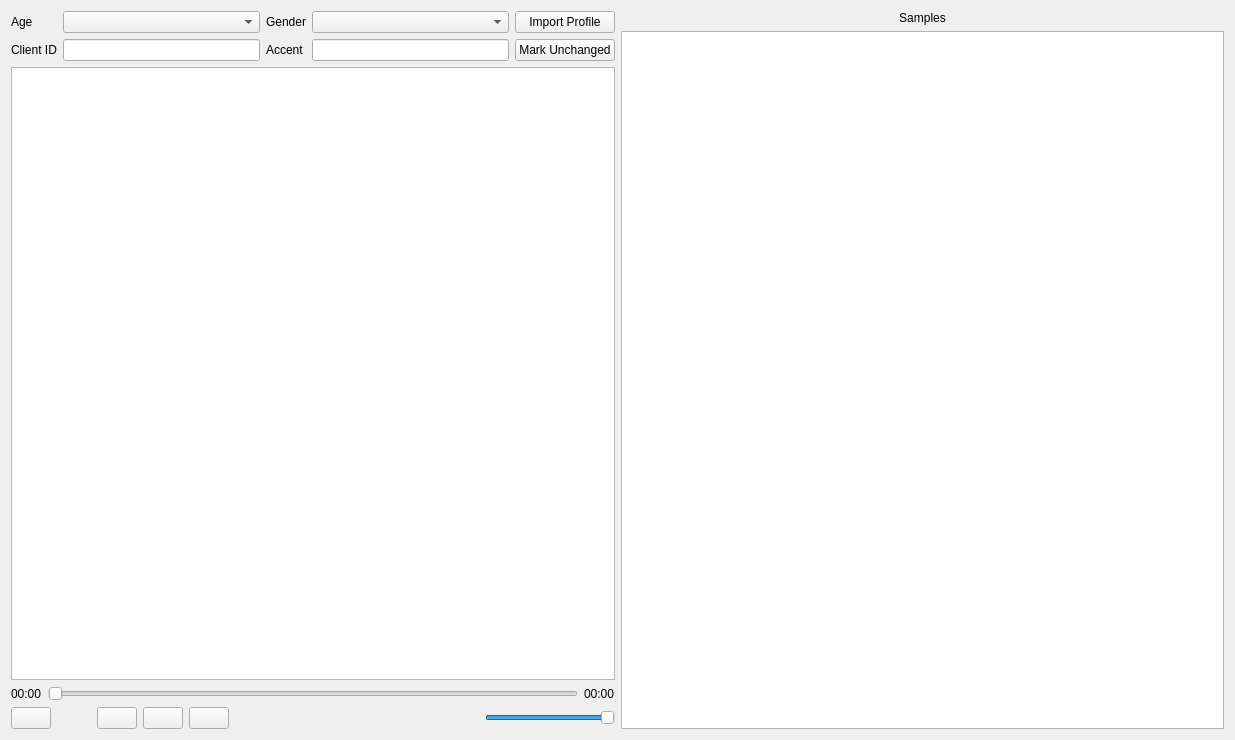
<?xml version="1.0" encoding="UTF-8"?>
<ui version="4.0">
 <class>OpenedProjectFrame</class>
 <widget class="QFrame" name="OpenedProjectFrame">
  <property name="geometry">
   <rect>
    <x>0</x>
    <y>0</y>
    <width>1235</width>
    <height>740</height>
   </rect>
  </property>
  <property name="windowTitle">
   <string notr="true">Project Open</string>
  </property>
  <layout class="QHBoxLayout" name="horizontalLayout">
   <item>
    <layout class="QVBoxLayout" name="verticalLayout">
     <item>
      <layout class="QGridLayout" name="gridLayout">
       <item row="0" column="2">
        <widget class="QLabel" name="genderLabel">
         <property name="sizePolicy">
          <sizepolicy hsizetype="Preferred" vsizetype="Preferred">
           <horstretch>0</horstretch>
           <verstretch>0</verstretch>
          </sizepolicy>
         </property>
         <property name="text">
          <string>Gender</string>
         </property>
        </widget>
       </item>
       <item row="1" column="3">
        <widget class="QLineEdit" name="accentEdit">
         <property name="sizePolicy">
          <sizepolicy hsizetype="Preferred" vsizetype="Fixed">
           <horstretch>0</horstretch>
           <verstretch>0</verstretch>
          </sizepolicy>
         </property>
        </widget>
       </item>
       <item row="1" column="1">
        <widget class="QLineEdit" name="clientIdEdit"/>
       </item>
       <item row="0" column="3">
        <widget class="QComboBox" name="genderInput">
         <property name="sizePolicy">
          <sizepolicy hsizetype="Expanding" vsizetype="Fixed">
           <horstretch>0</horstretch>
           <verstretch>0</verstretch>
          </sizepolicy>
         </property>
         <item>
          <property name="text">
           <string notr="true"/>
          </property>
         </item>
         <item>
          <property name="text">
           <string>Male</string>
          </property>
         </item>
         <item>
          <property name="text">
           <string>Female</string>
          </property>
         </item>
         <item>
          <property name="text">
           <string>Other</string>
          </property>
         </item>
         <item>
          <property name="text">
           <string>[Multiple]</string>
          </property>
         </item>
        </widget>
       </item>
       <item row="1" column="2">
        <widget class="QLabel" name="accentLabel">
         <property name="sizePolicy">
          <sizepolicy hsizetype="Preferred" vsizetype="Preferred">
           <horstretch>0</horstretch>
           <verstretch>0</verstretch>
          </sizepolicy>
         </property>
         <property name="text">
          <string>Accent</string>
         </property>
        </widget>
       </item>
       <item row="0" column="0">
        <widget class="QLabel" name="ageLabel">
         <property name="sizePolicy">
          <sizepolicy hsizetype="Preferred" vsizetype="Preferred">
           <horstretch>0</horstretch>
           <verstretch>0</verstretch>
          </sizepolicy>
         </property>
         <property name="text">
          <string>Age</string>
         </property>
        </widget>
       </item>
       <item row="0" column="1">
        <widget class="QComboBox" name="ageInput">
         <property name="sizePolicy">
          <sizepolicy hsizetype="Expanding" vsizetype="Fixed">
           <horstretch>0</horstretch>
           <verstretch>0</verstretch>
          </sizepolicy>
         </property>
        </widget>
       </item>
       <item row="1" column="0">
        <widget class="QLabel" name="clientIdLabel">
         <property name="text">
          <string>Client ID</string>
         </property>
        </widget>
       </item>
       <item row="0" column="4">
        <widget class="QPushButton" name="importButton">
         <property name="toolTip">
          <string>Import a text file exported from the CommonVoice website</string>
         </property>
         <property name="text">
          <string>Import Profile</string>
         </property>
        </widget>
       </item>
       <item row="1" column="4">
        <widget class="QPushButton" name="markUnchangedButton">
         <property name="toolTip">
          <string>Marks the selected annotations as not modified, removing the green higlight.</string>
         </property>
         <property name="text">
          <string>Mark Unchanged</string>
         </property>
        </widget>
       </item>
      </layout>
     </item>
     <item>
      <widget class="QTextEdit" name="annotationEdit"/>
     </item>
     <item>
      <layout class="QHBoxLayout" name="playbackInfo">
       <item>
        <widget class="QLabel" name="elapsedTimeLabel">
         <property name="text">
          <string notr="true">00:00</string>
         </property>
        </widget>
       </item>
       <item>
        <widget class="QSlider" name="timeSlider">
         <property name="orientation">
          <enum>Qt::Horizontal</enum>
         </property>
        </widget>
       </item>
       <item>
        <widget class="QLabel" name="totalTimeLabel">
         <property name="text">
          <string notr="true">00:00</string>
         </property>
        </widget>
       </item>
      </layout>
     </item>
     <item>
      <layout class="QHBoxLayout" name="playbackButtons">
       <item>
        <widget class="QPushButton" name="playPauseButton">
         <property name="toolTip">
          <string>Play / Pause</string>
         </property>
         <property name="icon">
          <iconset resource="../resources.qrc">
           <normaloff>:/playback/play</normaloff>:/playback/play</iconset>
         </property>
         <property name="shortcut">
          <string>Ctrl+Return</string>
         </property>
        </widget>
       </item>
       <item>
        <spacer name="horizontalSpacer">
         <property name="orientation">
          <enum>Qt::Horizontal</enum>
         </property>
         <property name="sizeType">
          <enum>QSizePolicy::Preferred</enum>
         </property>
         <property name="sizeHint" stdset="0">
          <size>
           <width>40</width>
           <height>20</height>
          </size>
         </property>
        </spacer>
       </item>
       <item>
        <widget class="QPushButton" name="previousButton">
         <property name="toolTip">
          <string>Previous sample</string>
         </property>
         <property name="text">
          <string/>
         </property>
         <property name="icon">
          <iconset resource="../resources.qrc">
           <normaloff>:/playback/back</normaloff>:/playback/back</iconset>
         </property>
         <property name="shortcut">
          <string>Ctrl+PgUp</string>
         </property>
        </widget>
       </item>
       <item>
        <widget class="QPushButton" name="stopButton">
         <property name="toolTip">
          <string>Stop</string>
         </property>
         <property name="text">
          <string/>
         </property>
         <property name="icon">
          <iconset resource="../resources.qrc">
           <normaloff>:/playback/stop</normaloff>:/playback/stop</iconset>
         </property>
         <property name="shortcut">
          <string>Ctrl+P</string>
         </property>
        </widget>
       </item>
       <item>
        <widget class="QPushButton" name="nextButton">
         <property name="toolTip">
          <string>Next sample</string>
         </property>
         <property name="text">
          <string/>
         </property>
         <property name="icon">
          <iconset resource="../resources.qrc">
           <normaloff>:/playback/skip</normaloff>:/playback/skip</iconset>
         </property>
         <property name="shortcut">
          <string>Ctrl+PgDown</string>
         </property>
        </widget>
       </item>
       <item>
        <spacer name="horizontalSpacer_2">
         <property name="orientation">
          <enum>Qt::Horizontal</enum>
         </property>
         <property name="sizeHint" stdset="0">
          <size>
           <width>40</width>
           <height>20</height>
          </size>
         </property>
        </spacer>
       </item>
       <item>
        <widget class="QLabel" name="volumeLabel">
         <property name="sizePolicy">
          <sizepolicy hsizetype="Maximum" vsizetype="Preferred">
           <horstretch>0</horstretch>
           <verstretch>0</verstretch>
          </sizepolicy>
         </property>
         <property name="text">
          <string/>
         </property>
         <property name="pixmap">
          <pixmap resource="../resources.qrc">:/playback/volume</pixmap>
         </property>
        </widget>
       </item>
       <item>
        <widget class="QSlider" name="volumeSlider">
         <property name="sizePolicy">
          <sizepolicy hsizetype="Preferred" vsizetype="Fixed">
           <horstretch>0</horstretch>
           <verstretch>0</verstretch>
          </sizepolicy>
         </property>
         <property name="minimumSize">
          <size>
           <width>130</width>
           <height>0</height>
          </size>
         </property>
         <property name="maximum">
          <number>100</number>
         </property>
         <property name="value">
          <number>100</number>
         </property>
         <property name="orientation">
          <enum>Qt::Horizontal</enum>
         </property>
        </widget>
       </item>
      </layout>
     </item>
    </layout>
   </item>
   <item>
    <layout class="QVBoxLayout" name="sampleArea">
     <item>
      <widget class="QLabel" name="sampleTitle">
       <property name="sizePolicy">
        <sizepolicy hsizetype="Expanding" vsizetype="Preferred">
         <horstretch>0</horstretch>
         <verstretch>0</verstretch>
        </sizepolicy>
       </property>
       <property name="text">
        <string>Samples</string>
       </property>
       <property name="alignment">
        <set>Qt::AlignCenter</set>
       </property>
      </widget>
     </item>
     <item>
      <widget class="QListView" name="annotationList">
       <property name="sizePolicy">
        <sizepolicy hsizetype="Expanding" vsizetype="Expanding">
         <horstretch>0</horstretch>
         <verstretch>0</verstretch>
        </sizepolicy>
       </property>
       <property name="selectionMode">
        <enum>QAbstractItemView::ExtendedSelection</enum>
       </property>
      </widget>
     </item>
    </layout>
   </item>
  </layout>
 </widget>
 <resources>
  <include location="../resources.qrc"/>
  <include location="../../resources.qrc"/>
 </resources>
 <connections>
  <connection>
   <sender>annotationEdit</sender>
   <signal>textChanged()</signal>
   <receiver>OpenedProjectFrame</receiver>
   <slot>text_changed()</slot>
   <hints>
    <hint type="sourcelabel">
     <x>255</x>
     <y>169</y>
    </hint>
    <hint type="destinationlabel">
     <x>0</x>
     <y>163</y>
    </hint>
   </hints>
  </connection>
  <connection>
   <sender>importButton</sender>
   <signal>clicked()</signal>
   <receiver>OpenedProjectFrame</receiver>
   <slot>import_profile_pressed()</slot>
   <hints>
    <hint type="sourcelabel">
     <x>692</x>
     <y>43</y>
    </hint>
    <hint type="destinationlabel">
     <x>1126</x>
     <y>138</y>
    </hint>
   </hints>
  </connection>
  <connection>
   <sender>ageInput</sender>
   <signal>activated(int)</signal>
   <receiver>OpenedProjectFrame</receiver>
   <slot>age_selected(int)</slot>
   <hints>
    <hint type="sourcelabel">
     <x>181</x>
     <y>45</y>
    </hint>
    <hint type="destinationlabel">
     <x>0</x>
     <y>108</y>
    </hint>
   </hints>
  </connection>
  <connection>
   <sender>genderInput</sender>
   <signal>activated(int)</signal>
   <receiver>OpenedProjectFrame</receiver>
   <slot>gender_selected(int)</slot>
   <hints>
    <hint type="sourcelabel">
     <x>542</x>
     <y>34</y>
    </hint>
    <hint type="destinationlabel">
     <x>1062</x>
     <y>279</y>
    </hint>
   </hints>
  </connection>
  <connection>
   <sender>accentEdit</sender>
   <signal>textChanged(QString)</signal>
   <receiver>OpenedProjectFrame</receiver>
   <slot>accent_changed(QString)</slot>
   <hints>
    <hint type="sourcelabel">
     <x>542</x>
     <y>86</y>
    </hint>
    <hint type="destinationlabel">
     <x>1047</x>
     <y>193</y>
    </hint>
   </hints>
  </connection>
  <connection>
   <sender>previousButton</sender>
   <signal>clicked()</signal>
   <receiver>OpenedProjectFrame</receiver>
   <slot>previous_pressed()</slot>
   <hints>
    <hint type="sourcelabel">
     <x>113</x>
     <y>731</y>
    </hint>
    <hint type="destinationlabel">
     <x>0</x>
     <y>576</y>
    </hint>
   </hints>
  </connection>
  <connection>
   <sender>nextButton</sender>
   <signal>clicked()</signal>
   <receiver>OpenedProjectFrame</receiver>
   <slot>next_pressed()</slot>
   <hints>
    <hint type="sourcelabel">
     <x>195</x>
     <y>731</y>
    </hint>
    <hint type="destinationlabel">
     <x>711</x>
     <y>739</y>
    </hint>
   </hints>
  </connection>
  <connection>
   <sender>clientIdEdit</sender>
   <signal>textChanged(QString)</signal>
   <receiver>OpenedProjectFrame</receiver>
   <slot>client_id_changed(QString)</slot>
   <hints>
    <hint type="sourcelabel">
     <x>211</x>
     <y>69</y>
    </hint>
    <hint type="destinationlabel">
     <x>280</x>
     <y>0</y>
    </hint>
   </hints>
  </connection>
  <connection>
   <sender>playPauseButton</sender>
   <signal>clicked()</signal>
   <receiver>OpenedProjectFrame</receiver>
   <slot>play_pause_pressed()</slot>
   <hints>
    <hint type="sourcelabel">
     <x>38</x>
     <y>731</y>
    </hint>
    <hint type="destinationlabel">
     <x>203</x>
     <y>739</y>
    </hint>
   </hints>
  </connection>
  <connection>
   <sender>markUnchangedButton</sender>
   <signal>clicked()</signal>
   <receiver>OpenedProjectFrame</receiver>
   <slot>mark_unchanged_pressed()</slot>
   <hints>
    <hint type="sourcelabel">
     <x>614</x>
     <y>75</y>
    </hint>
    <hint type="destinationlabel">
     <x>556</x>
     <y>830</y>
    </hint>
   </hints>
  </connection>
 </connections>
 <slots>
  <slot>previous_pressed()</slot>
  <slot>next_pressed()</slot>
  <slot>sound_selected(int)</slot>
  <slot>text_changed()</slot>
  <slot>import_profile_pressed()</slot>
  <slot>age_selected(int)</slot>
  <slot>gender_selected(int)</slot>
  <slot>accent_changed(QString)</slot>
  <slot>annotation_selected(QModelIndex)</slot>
  <slot>client_id_changed(QString)</slot>
  <slot>play_pause_pressed()</slot>
  <slot>mark_unchanged_pressed()</slot>
  <slot>metadata_changed(QString)</slot>
 </slots>
</ui>
